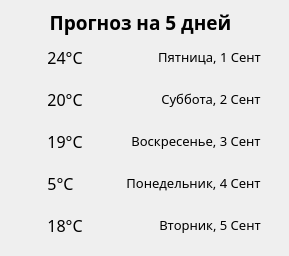
       <widget class="QWidget" name="forecastTempWidget" native="true">
        <property name="minimumSize">
         <size>
          <width>289</width>
          <height>256</height>
         </size>
        </property>
        <property name="maximumSize">
         <size>
          <width>289</width>
          <height>256</height>
         </size>
        </property>
        <property name="styleSheet">
         <string notr="true"/>
        </property>
        <widget class="QWidget" name="layoutWidget">
         <property name="geometry">
          <rect>
           <x>20</x>
           <y>-3</y>
           <width>241</width>
           <height>261</height>
          </rect>
         </property>
         <layout class="QVBoxLayout" name="verticalLayout_6">
          <property name="spacing">
           <number>0</number>
          </property>
          <property name="sizeConstraint">
           <enum>QLayout::SetDefaultConstraint</enum>
          </property>
          <item>
           <spacer name="verticalSpacer_14">
            <property name="orientation">
             <enum>Qt::Vertical</enum>
            </property>
            <property name="sizeHint" stdset="0">
             <size>
              <width>20</width>
              <height>1</height>
             </size>
            </property>
           </spacer>
          </item>
          <item>
           <widget class="QLabel" name="forecastTempLabel">
            <property name="font">
             <font>
              <family>Segoe UI Semibold</family>
              <pointsize>14</pointsize>
              <bold>true</bold>
             </font>
            </property>
            <property name="text">
             <string>Прогноз на 5 дней</string>
            </property>
            <property name="alignment">
             <set>Qt::AlignCenter</set>
            </property>
           </widget>
          </item>
          <item>
           <layout class="QHBoxLayout" name="horizontalLayout_7">
            <item>
             <widget class="QLabel" name="forecast1Img">
              <property name="minimumSize">
               <size>
                <width>0</width>
                <height>42</height>
               </size>
              </property>
              <property name="maximumSize">
               <size>
                <width>16777215</width>
                <height>42</height>
               </size>
              </property>
              <property name="text">
               <string/>
              </property>
              <property name="pixmap">
               <pixmap resource="resources.qrc">:/resources/images/right/right_sunny.png</pixmap>
              </property>
              <property name="alignment">
               <set>Qt::AlignCenter</set>
              </property>
             </widget>
            </item>
            <item>
             <spacer name="horizontalSpacer_6">
              <property name="orientation">
               <enum>Qt::Horizontal</enum>
              </property>
              <property name="sizeType">
               <enum>QSizePolicy::Fixed</enum>
              </property>
              <property name="sizeHint" stdset="0">
               <size>
                <width>20</width>
                <height>20</height>
               </size>
              </property>
             </spacer>
            </item>
            <item>
             <widget class="QLabel" name="forecast1TempLabel">
              <property name="font">
               <font>
                <family>Segoe UI Light</family>
                <pointsize>12</pointsize>
                <bold>false</bold>
               </font>
              </property>
              <property name="text">
               <string>24°C</string>
              </property>
              <property name="alignment">
               <set>Qt::AlignCenter</set>
              </property>
             </widget>
            </item>
            <item>
             <spacer name="horizontalSpacer_7">
              <property name="orientation">
               <enum>Qt::Horizontal</enum>
              </property>
              <property name="sizeHint" stdset="0">
               <size>
                <width>3</width>
                <height>20</height>
               </size>
              </property>
             </spacer>
            </item>
            <item>
             <widget class="QLabel" name="forecast1Label">
              <property name="font">
               <font>
                <family>Segoe UI Semilight</family>
                <pointsize>10</pointsize>
                <bold>false</bold>
               </font>
              </property>
              <property name="text">
               <string>Пятница, 1 Сент</string>
              </property>
              <property name="alignment">
               <set>Qt::AlignCenter</set>
              </property>
             </widget>
            </item>
           </layout>
          </item>
          <item>
           <layout class="QHBoxLayout" name="horizontalLayout_8">
            <item>
             <widget class="QLabel" name="forecast2Img">
              <property name="minimumSize">
               <size>
                <width>0</width>
                <height>42</height>
               </size>
              </property>
              <property name="maximumSize">
               <size>
                <width>16777215</width>
                <height>42</height>
               </size>
              </property>
              <property name="text">
               <string/>
              </property>
              <property name="pixmap">
               <pixmap resource="resources.qrc">:/resources/images/right/right_sunny-cloudy.png</pixmap>
              </property>
              <property name="alignment">
               <set>Qt::AlignCenter</set>
              </property>
             </widget>
            </item>
            <item>
             <spacer name="horizontalSpacer_8">
              <property name="orientation">
               <enum>Qt::Horizontal</enum>
              </property>
              <property name="sizeType">
               <enum>QSizePolicy::Fixed</enum>
              </property>
              <property name="sizeHint" stdset="0">
               <size>
                <width>20</width>
                <height>20</height>
               </size>
              </property>
             </spacer>
            </item>
            <item>
             <widget class="QLabel" name="forecast2TempLabel">
              <property name="font">
               <font>
                <family>Segoe UI Light</family>
                <pointsize>12</pointsize>
                <bold>false</bold>
               </font>
              </property>
              <property name="text">
               <string>20°C</string>
              </property>
              <property name="alignment">
               <set>Qt::AlignCenter</set>
              </property>
             </widget>
            </item>
            <item>
             <spacer name="horizontalSpacer_9">
              <property name="orientation">
               <enum>Qt::Horizontal</enum>
              </property>
              <property name="sizeHint" stdset="0">
               <size>
                <width>3</width>
                <height>20</height>
               </size>
              </property>
             </spacer>
            </item>
            <item>
             <widget class="QLabel" name="forecast2Label">
              <property name="font">
               <font>
                <family>Segoe UI Semilight</family>
                <pointsize>10</pointsize>
                <bold>false</bold>
               </font>
              </property>
              <property name="text">
               <string>Суббота, 2 Сент</string>
              </property>
              <property name="alignment">
               <set>Qt::AlignCenter</set>
              </property>
             </widget>
            </item>
           </layout>
          </item>
          <item>
           <layout class="QHBoxLayout" name="horizontalLayout_9">
            <item>
             <widget class="QLabel" name="forecast3Img">
              <property name="minimumSize">
               <size>
                <width>0</width>
                <height>42</height>
               </size>
              </property>
              <property name="maximumSize">
               <size>
                <width>16777215</width>
                <height>42</height>
               </size>
              </property>
              <property name="text">
               <string/>
              </property>
              <property name="pixmap">
               <pixmap resource="resources.qrc">:/resources/images/right/right_rainy.png</pixmap>
              </property>
              <property name="alignment">
               <set>Qt::AlignCenter</set>
              </property>
             </widget>
            </item>
            <item>
             <spacer name="horizontalSpacer_10">
              <property name="orientation">
               <enum>Qt::Horizontal</enum>
              </property>
              <property name="sizeType">
               <enum>QSizePolicy::Fixed</enum>
              </property>
              <property name="sizeHint" stdset="0">
               <size>
                <width>20</width>
                <height>20</height>
               </size>
              </property>
             </spacer>
            </item>
            <item>
             <widget class="QLabel" name="forecast3TempLabel">
              <property name="font">
               <font>
                <family>Segoe UI Light</family>
                <pointsize>12</pointsize>
                <bold>false</bold>
               </font>
              </property>
              <property name="text">
               <string>19°C</string>
              </property>
              <property name="alignment">
               <set>Qt::AlignCenter</set>
              </property>
             </widget>
            </item>
            <item>
             <spacer name="horizontalSpacer_11">
              <property name="orientation">
               <enum>Qt::Horizontal</enum>
              </property>
              <property name="sizeHint" stdset="0">
               <size>
                <width>3</width>
                <height>20</height>
               </size>
              </property>
             </spacer>
            </item>
            <item>
             <widget class="QLabel" name="forecast3Label">
              <property name="font">
               <font>
                <family>Segoe UI Semilight</family>
                <pointsize>10</pointsize>
                <bold>false</bold>
               </font>
              </property>
              <property name="text">
               <string>Воскресенье, 3 Сент</string>
              </property>
              <property name="alignment">
               <set>Qt::AlignCenter</set>
              </property>
             </widget>
            </item>
           </layout>
          </item>
          <item>
           <layout class="QHBoxLayout" name="horizontalLayout_11">
            <item>
             <widget class="QLabel" name="forecast4Img">
              <property name="minimumSize">
               <size>
                <width>0</width>
                <height>42</height>
               </size>
              </property>
              <property name="maximumSize">
               <size>
                <width>16777215</width>
                <height>42</height>
               </size>
              </property>
              <property name="text">
               <string/>
              </property>
              <property name="pixmap">
               <pixmap>:/resources/images/right/right_snow.png</pixmap>
              </property>
              <property name="alignment">
               <set>Qt::AlignCenter</set>
              </property>
             </widget>
            </item>
            <item>
             <spacer name="horizontalSpacer_14">
              <property name="orientation">
               <enum>Qt::Horizontal</enum>
              </property>
              <property name="sizeType">
               <enum>QSizePolicy::Fixed</enum>
              </property>
              <property name="sizeHint" stdset="0">
               <size>
                <width>20</width>
                <height>20</height>
               </size>
              </property>
             </spacer>
            </item>
            <item>
             <widget class="QLabel" name="forecast4TempLabel">
              <property name="font">
               <font>
                <family>Segoe UI Light</family>
                <pointsize>12</pointsize>
                <bold>false</bold>
               </font>
              </property>
              <property name="text">
               <string>5°C</string>
              </property>
              <property name="alignment">
               <set>Qt::AlignCenter</set>
              </property>
             </widget>
            </item>
            <item>
             <spacer name="horizontalSpacer_15">
              <property name="orientation">
               <enum>Qt::Horizontal</enum>
              </property>
              <property name="sizeHint" stdset="0">
               <size>
                <width>3</width>
                <height>20</height>
               </size>
              </property>
             </spacer>
            </item>
            <item>
             <widget class="QLabel" name="forecast4Label">
              <property name="font">
               <font>
                <family>Segoe UI Semilight</family>
                <pointsize>10</pointsize>
                <bold>false</bold>
               </font>
              </property>
              <property name="text">
               <string>Понедельник, 4 Сент</string>
              </property>
              <property name="alignment">
               <set>Qt::AlignCenter</set>
              </property>
             </widget>
            </item>
           </layout>
          </item>
          <item>
           <layout class="QHBoxLayout" name="horizontalLayout_10">
            <item>
             <widget class="QLabel" name="forecast5Img">
              <property name="minimumSize">
               <size>
                <width>0</width>
                <height>42</height>
               </size>
              </property>
              <property name="maximumSize">
               <size>
                <width>16777215</width>
                <height>42</height>
               </size>
              </property>
              <property name="text">
               <string/>
              </property>
              <property name="pixmap">
               <pixmap resource="resources.qrc">:/resources/images/right/right_cloudy.png</pixmap>
              </property>
              <property name="alignment">
               <set>Qt::AlignCenter</set>
              </property>
             </widget>
            </item>
            <item>
             <spacer name="horizontalSpacer_12">
              <property name="orientation">
               <enum>Qt::Horizontal</enum>
              </property>
              <property name="sizeType">
               <enum>QSizePolicy::Fixed</enum>
              </property>
              <property name="sizeHint" stdset="0">
               <size>
                <width>20</width>
                <height>20</height>
               </size>
              </property>
             </spacer>
            </item>
            <item>
             <widget class="QLabel" name="forecast5TempLabel">
              <property name="font">
               <font>
                <family>Segoe UI Light</family>
                <pointsize>12</pointsize>
                <bold>false</bold>
               </font>
              </property>
              <property name="text">
               <string>18°C</string>
              </property>
              <property name="alignment">
               <set>Qt::AlignCenter</set>
              </property>
             </widget>
            </item>
            <item>
             <spacer name="horizontalSpacer_13">
              <property name="orientation">
               <enum>Qt::Horizontal</enum>
              </property>
              <property name="sizeHint" stdset="0">
               <size>
                <width>3</width>
                <height>20</height>
               </size>
              </property>
             </spacer>
            </item>
            <item>
             <widget class="QLabel" name="forecast5Label">
              <property name="font">
               <font>
                <family>Segoe UI Semilight</family>
                <pointsize>10</pointsize>
                <bold>false</bold>
               </font>
              </property>
              <property name="text">
               <string>Вторник, 5 Сент</string>
              </property>
              <property name="alignment">
               <set>Qt::AlignCenter</set>
              </property>
             </widget>
            </item>
           </layout>
          </item>
          <item>
           <spacer name="verticalSpacer_13">
            <property name="orientation">
             <enum>Qt::Vertical</enum>
            </property>
            <property name="sizeHint" stdset="0">
             <size>
              <width>20</width>
              <height>1</height>
             </size>
            </property>
           </spacer>
          </item>
         </layout>
        </widget>
       </widget>
